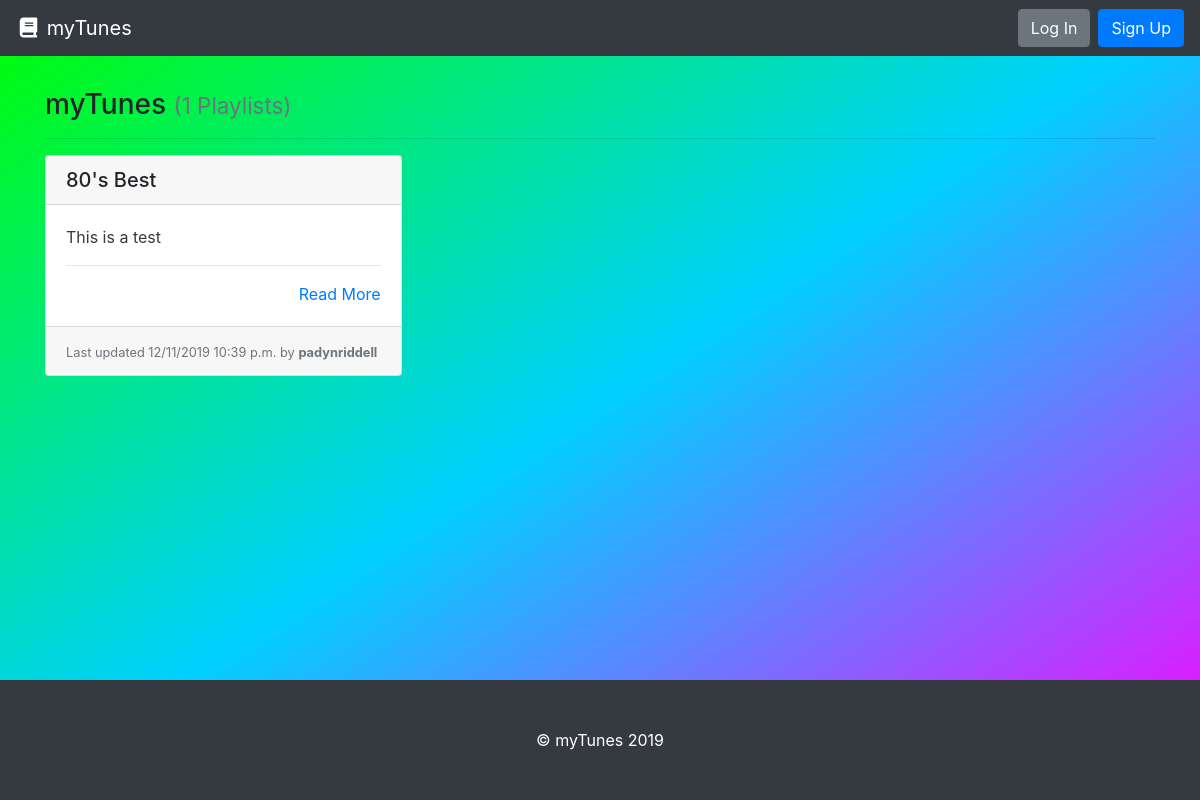
The app's page /, older data.
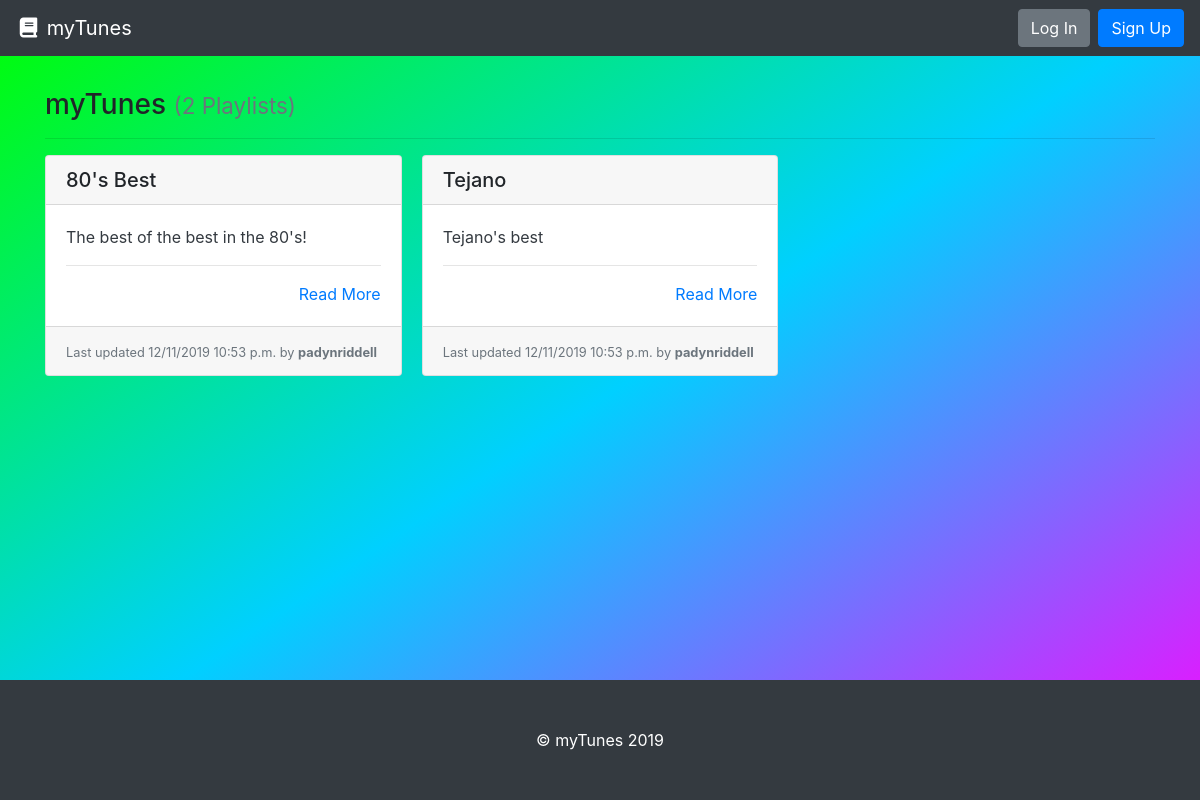
The same page, newer data.
### playlist/models.py (models this page shows, shortened)
class Playlist(models.Model):
    playlist_name = models.CharField(max_length=settings.PLAYLISTER_NAME_MAX_LENGTH, unique=True,
                             help_text="Title of your page.")
    author = models.ForeignKey(User, on_delete=models.PROTECT,
                            help_text="The user that posted this playlist.")
    slug = models.CharField(max_length=settings.PLAYLISTER_NAME_MAX_LENGTH, blank=True, editable=False,
                            help_text="Unique URL path to access this playlist. Generated by the system.")
    description = models.TextField(
        help_text="Write the description of your playlist here.")
    created = models.DateTimeField(auto_now_add=True,
                                   help_text="The date and time this page was created. Automatically generated when the model saves.")
    modified = models.DateTimeField(auto_now=True,
                                    help_text="The date and time this page was updated. Automatically generated when the model updates.")

### playlist/views.py (the view)
# urls.py: path('', PlaylistListView.as_view(), name='playlist-list-page'),
class PlaylistListView(ListView):
    model = Playlist
    def get(self, request):
        playlists = self.get_queryset().all()
        return render(request, 'index.html', {
          'playlists': playlists
        })

### playlist/templates/index.html (shortened to what this page needs)
{% extends 'base.html' %}
{% load static %}
        {% block head %}
        <link rel="stylesheet" type="text/css" href="{% static 'playlist/style.css' %}">
        {% endblock head %}
{% block content %}
  <h3>myTunes {% if playlists %}<small class="text-muted">({{ playlists|length }} Playlists)</small>{% endif %}</h3>
  <hr>
  {% if playlists %}
    <div class="card-columns">
      {% for playlist in playlists %}
        {% include "partials/card.html" %}
      {% endfor %}
    </div>
  {% else %}
    <div class="alert alert-primary" role="alert">No playlists to display.</div>
  {% endif %}
{% endblock %}

### templates/base.html (shortened to what this page needs)
<!doctype html>
<html lang="en">
  <head>
    <link rel="stylesheet" href="https://stackpath.bootstrapcdn.com/bootstrap/4.3.1/css/bootstrap.min.css"
>
  </head>
  {% block head %}
  {% endblock head %}
  <body>
    <nav class="navbar navbar-expand-md navbar-dark bg-dark">
      <a class="navbar-brand" href="{% url 'playlist-list-page' %}"><i class="fas fa-fw fa-book"></i> myTunes</a>
      <form class="form-inline ml-auto">
        {% if user.is_authenticated %}
        <div class="text-white">Hello, <strong>{{user.username}}</strong>!</div>
        <a href="new_playlist/" class="btn btn-success ml-4">New Playlist</a>
        <a href="/accounts/logout" class="btn btn-danger ml-2">Log Out</a>
        {% else %}
        <a href="/accounts/login" class="btn btn-secondary ml-2">Log In</a>
        <a href="/accounts/signup" class="btn btn-primary ml-2">Sign Up</a>
        {% endif %}
      </form>
    </nav>
    <main role="main" class="container" style="margin-top: 4vh;">
      {% block content %}{% endblock %}
    </main>
    <footer class="bg-dark p-5 text-white">
      <center>&copy; myTunes 2019</center>
    </footer>
  </body>

### playlist/templates/partials/card.html
<div class="card mb-3">
    <h5 class="card-header ">{{ playlist.playlist_name }}</h5>
    <div class="card-body border-dark">
      <p class="card-text text-dark">
        {{ playlist.description|truncatewords_html:30 }}
        <hr>
        <div class="text-right"><a href="{% url 'playlist-details-page' playlist.slug %}" title="Read More">Read More</a></div>
    </div>
    <div class="card-footer">
      <small class="text-muted">Last updated {{ playlist.modified|date:"SHORT_DATETIME_FORMAT" }} by <b>{{ playlist.author.username }}</b></small>
    </div>
  </div>

### playlist/static/playlist/style.css (style rules this page uses)
body { height: 100%; margin: 0; background-repeat: no-repeat; background-attachment: fixed; background-image: linear-gradient(to bottom right, rgb(0, 255, 0), rgb(0, 208, 255), rgb(255, 0, 255)); }
footer { position: fixed; left: 0; bottom: 0; width: 100%; text-align: center; }

Row changes from the older to the newer data that the page shows:
changed Playlist "80's Best": description "This is a test" → "The best of the best in the 80's!"; modified "12/11/2019 10:39 p.m." → "12/11/2019 10:53 p.m."
added Playlist: playlist_name "Tejano", description "Tejano's best", modified "12/11/2019 10:53 p.m.", author.username "padynriddell"
Text that changed along with them:
{{ playlists|length }}: "1" → "2"
